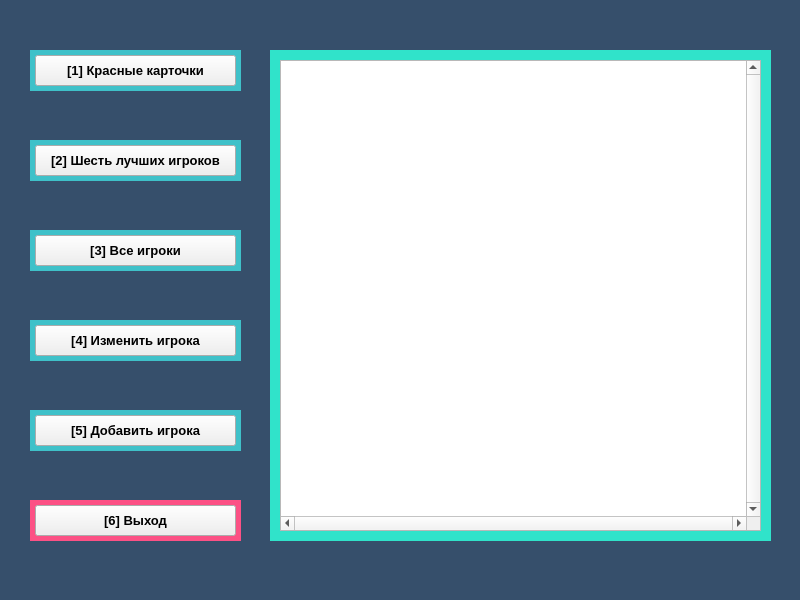
<?xml version="1.0" encoding="UTF-8"?>
<ui version="4.0">
 <class>MainWindow</class>
 <widget class="QMainWindow" name="MainWindow">
  <property name="geometry">
   <rect>
    <x>0</x>
    <y>0</y>
    <width>800</width>
    <height>600</height>
   </rect>
  </property>
  <property name="windowTitle">
   <string>MainWindow</string>
  </property>
  <widget class="QWidget" name="centralwidget">
   <widget class="QLabel" name="label_2">
    <property name="geometry">
     <rect>
      <x>-10</x>
      <y>-20</y>
      <width>821</width>
      <height>621</height>
     </rect>
    </property>
    <property name="styleSheet">
     <string notr="true">background-color: rgb(54, 79, 107);</string>
    </property>
    <property name="text">
     <string/>
    </property>
   </widget>
   <widget class="QLabel" name="label_11">
    <property name="geometry">
     <rect>
      <x>270</x>
      <y>50</y>
      <width>501</width>
      <height>491</height>
     </rect>
    </property>
    <property name="font">
     <font>
      <pointsize>14</pointsize>
      <weight>75</weight>
      <bold>true</bold>
     </font>
    </property>
    <property name="tabletTracking">
     <bool>false</bool>
    </property>
    <property name="focusPolicy">
     <enum>Qt::NoFocus</enum>
    </property>
    <property name="contextMenuPolicy">
     <enum>Qt::DefaultContextMenu</enum>
    </property>
    <property name="acceptDrops">
     <bool>false</bool>
    </property>
    <property name="styleSheet">
     <string notr="true">color: rgb(54, 79, 107);
background-color: rgb(48, 227, 202);</string>
    </property>
    <property name="text">
     <string/>
    </property>
   </widget>
   <widget class="QPushButton" name="pushButton_2">
    <property name="geometry">
     <rect>
      <x>35</x>
      <y>145</y>
      <width>201</width>
      <height>31</height>
     </rect>
    </property>
    <property name="font">
     <font>
      <pointsize>10</pointsize>
      <weight>75</weight>
      <bold>true</bold>
     </font>
    </property>
    <property name="text">
     <string>[2] Шесть лучших игроков</string>
    </property>
   </widget>
   <widget class="QLabel" name="label_15">
    <property name="geometry">
     <rect>
      <x>30</x>
      <y>320</y>
      <width>211</width>
      <height>41</height>
     </rect>
    </property>
    <property name="sizePolicy">
     <sizepolicy hsizetype="Preferred" vsizetype="Preferred">
      <horstretch>0</horstretch>
      <verstretch>0</verstretch>
     </sizepolicy>
    </property>
    <property name="font">
     <font>
      <pointsize>14</pointsize>
      <weight>75</weight>
      <bold>true</bold>
     </font>
    </property>
    <property name="tabletTracking">
     <bool>false</bool>
    </property>
    <property name="focusPolicy">
     <enum>Qt::NoFocus</enum>
    </property>
    <property name="contextMenuPolicy">
     <enum>Qt::DefaultContextMenu</enum>
    </property>
    <property name="acceptDrops">
     <bool>false</bool>
    </property>
    <property name="styleSheet">
     <string notr="true">color: rgb(54, 79, 107);
background-color: rgb(63, 193, 201);</string>
    </property>
    <property name="text">
     <string/>
    </property>
    <property name="alignment">
     <set>Qt::AlignJustify|Qt::AlignTop</set>
    </property>
    <property name="wordWrap">
     <bool>true</bool>
    </property>
    <property name="margin">
     <number>0</number>
    </property>
    <property name="openExternalLinks">
     <bool>false</bool>
    </property>
   </widget>
   <widget class="QLabel" name="label_16">
    <property name="geometry">
     <rect>
      <x>30</x>
      <y>410</y>
      <width>211</width>
      <height>41</height>
     </rect>
    </property>
    <property name="sizePolicy">
     <sizepolicy hsizetype="Preferred" vsizetype="Preferred">
      <horstretch>0</horstretch>
      <verstretch>0</verstretch>
     </sizepolicy>
    </property>
    <property name="font">
     <font>
      <pointsize>14</pointsize>
      <weight>75</weight>
      <bold>true</bold>
     </font>
    </property>
    <property name="tabletTracking">
     <bool>false</bool>
    </property>
    <property name="focusPolicy">
     <enum>Qt::NoFocus</enum>
    </property>
    <property name="contextMenuPolicy">
     <enum>Qt::DefaultContextMenu</enum>
    </property>
    <property name="acceptDrops">
     <bool>false</bool>
    </property>
    <property name="styleSheet">
     <string notr="true">color: rgb(54, 79, 107);
background-color: rgb(63, 193, 201);</string>
    </property>
    <property name="text">
     <string/>
    </property>
    <property name="alignment">
     <set>Qt::AlignJustify|Qt::AlignTop</set>
    </property>
    <property name="wordWrap">
     <bool>true</bool>
    </property>
    <property name="margin">
     <number>0</number>
    </property>
    <property name="openExternalLinks">
     <bool>false</bool>
    </property>
   </widget>
   <widget class="QPushButton" name="pushButton_5">
    <property name="geometry">
     <rect>
      <x>35</x>
      <y>415</y>
      <width>201</width>
      <height>31</height>
     </rect>
    </property>
    <property name="font">
     <font>
      <pointsize>10</pointsize>
      <weight>75</weight>
      <bold>true</bold>
     </font>
    </property>
    <property name="text">
     <string>[5] Добавить игрока</string>
    </property>
   </widget>
   <widget class="QPlainTextEdit" name="plainTextEdit">
    <property name="geometry">
     <rect>
      <x>280</x>
      <y>60</y>
      <width>481</width>
      <height>471</height>
     </rect>
    </property>
    <property name="font">
     <font>
      <family>Consolas</family>
      <pointsize>12</pointsize>
      <weight>75</weight>
      <bold>true</bold>
     </font>
    </property>
    <property name="verticalScrollBarPolicy">
     <enum>Qt::ScrollBarAlwaysOn</enum>
    </property>
    <property name="horizontalScrollBarPolicy">
     <enum>Qt::ScrollBarAlwaysOn</enum>
    </property>
    <property name="undoRedoEnabled">
     <bool>false</bool>
    </property>
    <property name="readOnly">
     <bool>true</bool>
    </property>
    <property name="plainText">
     <string/>
    </property>
   </widget>
   <widget class="QPushButton" name="pushButton">
    <property name="geometry">
     <rect>
      <x>35</x>
      <y>55</y>
      <width>201</width>
      <height>31</height>
     </rect>
    </property>
    <property name="font">
     <font>
      <pointsize>10</pointsize>
      <weight>75</weight>
      <bold>true</bold>
     </font>
    </property>
    <property name="text">
     <string>[1] Красныe карточки</string>
    </property>
   </widget>
   <widget class="QLabel" name="label_13">
    <property name="geometry">
     <rect>
      <x>30</x>
      <y>140</y>
      <width>211</width>
      <height>41</height>
     </rect>
    </property>
    <property name="sizePolicy">
     <sizepolicy hsizetype="Preferred" vsizetype="Preferred">
      <horstretch>0</horstretch>
      <verstretch>0</verstretch>
     </sizepolicy>
    </property>
    <property name="font">
     <font>
      <pointsize>14</pointsize>
      <weight>75</weight>
      <bold>true</bold>
     </font>
    </property>
    <property name="tabletTracking">
     <bool>false</bool>
    </property>
    <property name="focusPolicy">
     <enum>Qt::NoFocus</enum>
    </property>
    <property name="contextMenuPolicy">
     <enum>Qt::DefaultContextMenu</enum>
    </property>
    <property name="acceptDrops">
     <bool>false</bool>
    </property>
    <property name="styleSheet">
     <string notr="true">color: rgb(54, 79, 107);
background-color: rgb(63, 193, 201);</string>
    </property>
    <property name="text">
     <string/>
    </property>
    <property name="alignment">
     <set>Qt::AlignJustify|Qt::AlignTop</set>
    </property>
    <property name="wordWrap">
     <bool>true</bool>
    </property>
    <property name="margin">
     <number>0</number>
    </property>
    <property name="openExternalLinks">
     <bool>false</bool>
    </property>
   </widget>
   <widget class="QPushButton" name="pushButton_4">
    <property name="geometry">
     <rect>
      <x>35</x>
      <y>325</y>
      <width>201</width>
      <height>31</height>
     </rect>
    </property>
    <property name="font">
     <font>
      <pointsize>10</pointsize>
      <weight>75</weight>
      <bold>true</bold>
     </font>
    </property>
    <property name="text">
     <string>[4] Изменить игрока</string>
    </property>
   </widget>
   <widget class="QLabel" name="label_14">
    <property name="geometry">
     <rect>
      <x>30</x>
      <y>230</y>
      <width>211</width>
      <height>41</height>
     </rect>
    </property>
    <property name="sizePolicy">
     <sizepolicy hsizetype="Preferred" vsizetype="Preferred">
      <horstretch>0</horstretch>
      <verstretch>0</verstretch>
     </sizepolicy>
    </property>
    <property name="font">
     <font>
      <pointsize>14</pointsize>
      <weight>75</weight>
      <bold>true</bold>
     </font>
    </property>
    <property name="tabletTracking">
     <bool>false</bool>
    </property>
    <property name="focusPolicy">
     <enum>Qt::NoFocus</enum>
    </property>
    <property name="contextMenuPolicy">
     <enum>Qt::DefaultContextMenu</enum>
    </property>
    <property name="acceptDrops">
     <bool>false</bool>
    </property>
    <property name="styleSheet">
     <string notr="true">color: rgb(54, 79, 107);
background-color: rgb(63, 193, 201);</string>
    </property>
    <property name="text">
     <string/>
    </property>
    <property name="alignment">
     <set>Qt::AlignJustify|Qt::AlignTop</set>
    </property>
    <property name="wordWrap">
     <bool>true</bool>
    </property>
    <property name="margin">
     <number>0</number>
    </property>
    <property name="openExternalLinks">
     <bool>false</bool>
    </property>
   </widget>
   <widget class="QLabel" name="label_17">
    <property name="geometry">
     <rect>
      <x>30</x>
      <y>500</y>
      <width>211</width>
      <height>41</height>
     </rect>
    </property>
    <property name="sizePolicy">
     <sizepolicy hsizetype="Preferred" vsizetype="Preferred">
      <horstretch>0</horstretch>
      <verstretch>0</verstretch>
     </sizepolicy>
    </property>
    <property name="font">
     <font>
      <pointsize>14</pointsize>
      <weight>75</weight>
      <bold>true</bold>
     </font>
    </property>
    <property name="tabletTracking">
     <bool>false</bool>
    </property>
    <property name="focusPolicy">
     <enum>Qt::NoFocus</enum>
    </property>
    <property name="contextMenuPolicy">
     <enum>Qt::DefaultContextMenu</enum>
    </property>
    <property name="acceptDrops">
     <bool>false</bool>
    </property>
    <property name="styleSheet">
     <string notr="true">color: rgb(54, 79, 107);
background-color: rgb(252, 81, 133);</string>
    </property>
    <property name="text">
     <string/>
    </property>
    <property name="alignment">
     <set>Qt::AlignJustify|Qt::AlignTop</set>
    </property>
    <property name="wordWrap">
     <bool>true</bool>
    </property>
    <property name="margin">
     <number>0</number>
    </property>
    <property name="openExternalLinks">
     <bool>false</bool>
    </property>
   </widget>
   <widget class="QPushButton" name="pushButton_3">
    <property name="geometry">
     <rect>
      <x>35</x>
      <y>235</y>
      <width>201</width>
      <height>31</height>
     </rect>
    </property>
    <property name="font">
     <font>
      <pointsize>10</pointsize>
      <weight>75</weight>
      <bold>true</bold>
     </font>
    </property>
    <property name="text">
     <string>[3] Все игроки</string>
    </property>
   </widget>
   <widget class="QPushButton" name="pushButton_6">
    <property name="geometry">
     <rect>
      <x>35</x>
      <y>505</y>
      <width>201</width>
      <height>31</height>
     </rect>
    </property>
    <property name="font">
     <font>
      <pointsize>10</pointsize>
      <weight>75</weight>
      <bold>true</bold>
     </font>
    </property>
    <property name="text">
     <string>[6] Выход</string>
    </property>
   </widget>
   <widget class="QLabel" name="label_12">
    <property name="geometry">
     <rect>
      <x>30</x>
      <y>50</y>
      <width>211</width>
      <height>41</height>
     </rect>
    </property>
    <property name="sizePolicy">
     <sizepolicy hsizetype="Preferred" vsizetype="Preferred">
      <horstretch>0</horstretch>
      <verstretch>0</verstretch>
     </sizepolicy>
    </property>
    <property name="font">
     <font>
      <pointsize>14</pointsize>
      <weight>75</weight>
      <bold>true</bold>
     </font>
    </property>
    <property name="tabletTracking">
     <bool>false</bool>
    </property>
    <property name="focusPolicy">
     <enum>Qt::NoFocus</enum>
    </property>
    <property name="contextMenuPolicy">
     <enum>Qt::DefaultContextMenu</enum>
    </property>
    <property name="acceptDrops">
     <bool>false</bool>
    </property>
    <property name="styleSheet">
     <string notr="true">color: rgb(54, 79, 107);
background-color: rgb(63, 193, 201);</string>
    </property>
    <property name="text">
     <string/>
    </property>
    <property name="alignment">
     <set>Qt::AlignJustify|Qt::AlignTop</set>
    </property>
    <property name="wordWrap">
     <bool>true</bool>
    </property>
    <property name="margin">
     <number>0</number>
    </property>
    <property name="openExternalLinks">
     <bool>false</bool>
    </property>
   </widget>
   <zorder>label_2</zorder>
   <zorder>label_11</zorder>
   <zorder>label_15</zorder>
   <zorder>label_16</zorder>
   <zorder>pushButton_5</zorder>
   <zorder>plainTextEdit</zorder>
   <zorder>label_13</zorder>
   <zorder>pushButton_4</zorder>
   <zorder>label_14</zorder>
   <zorder>label_17</zorder>
   <zorder>pushButton_3</zorder>
   <zorder>pushButton_6</zorder>
   <zorder>label_12</zorder>
   <zorder>pushButton_2</zorder>
   <zorder>pushButton</zorder>
  </widget>
 </widget>
 <resources/>
 <connections/>
</ui>
